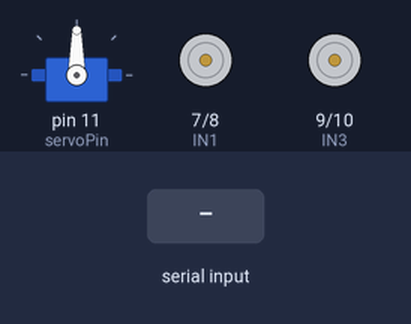
Recording of a sketch running on a simulated Arduino Uno, built with avr-gcc and run on an emulated ATmega328P. Parts: servo, motor-driver pin pairs drawn as motors (green arrow = first pin HIGH = forward, orange = second pin HIGH = backward, longer = more drive, scaled by the enable pin). The test bench sets the inputs (shaded band).

Above: at 1.2 s.
1.3 s: "A,45\n" received over Serial
At 2.5 s:
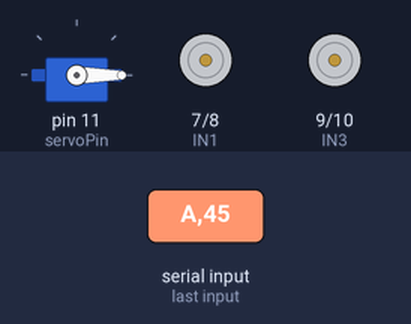
2.8 s: "F90\n" received over Serial
At 3.9 s:
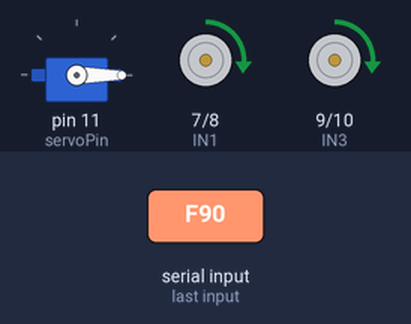
4.3 s: "A90\n" received over Serial
At 5.0 s:
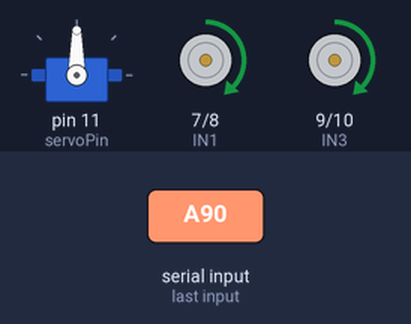
5.8 s: "F,45\n" received over Serial
At 6.2 s:
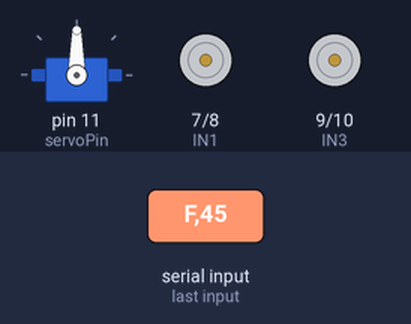
7.3 s: "B90\n" received over Serial
At 8.5 s:
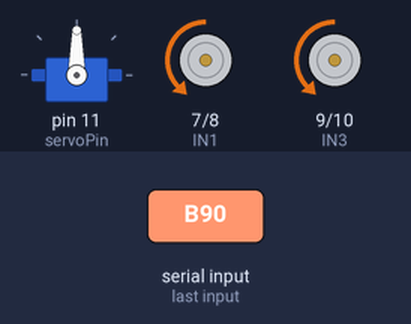
8.8 s: "B,45\n" received over Serial
At 9.7 s:
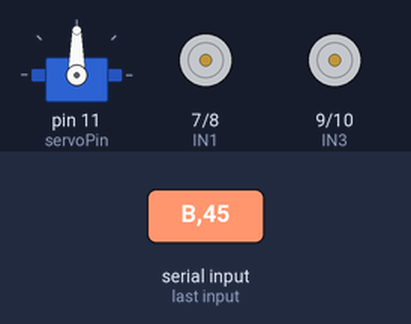
Timing chart, 0 to 11.3 s (numbered marks = the images above; inputs shaded):
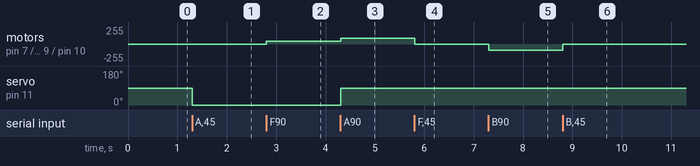

The sketch:

sketch_Motor_Driver_Commands.ino
```cpp
#include <Servo.h>

// Motor Pins
#define ENA 5
#define IN1 7
#define IN2 8
#define ENB 6
#define IN3 9
#define IN4 10

// Servo
Servo steeringServo;
int servoPin = 11;

const int STRAIGHT_ANGLE = 90;

// ----- New state variables -----
int desiredSpeed = 150;        // default desired speed (0-255). change as you like.
int currentSpeed = 0;          // actual PWM applied to motors (may be reduced on sharp turns)
int servoAngle = STRAIGHT_ANGLE;

const float SHARP_REDUCTION_FACTOR = 0.5;  // reduce to 50% on sharp turns
const int SHARP_TURN_THRESHOLD_DEG = 25;   // threshold from straight to consider "sharp" (tunable)

bool movingForward = false;
bool movingReverse = false;

// --------------------------------
String inputString = "";
bool stringComplete = false;

void setup() {
  Serial.begin(9600);

  // Motor setup
  pinMode(ENA, OUTPUT);
  pinMode(IN1, OUTPUT);
  pinMode(IN2, OUTPUT);
  pinMode(ENB, OUTPUT);
  pinMode(IN3, OUTPUT);
  pinMode(IN4, OUTPUT);

  steeringServo.attach(servoPin);
  steeringServo.write(STRAIGHT_ANGLE);

  // initialize speeds
  desiredSpeed = 150; // default; you can change or set via F command
  currentSpeed = 0;
  stopMotors();
}

void loop() {
  if (stringComplete) {
    inputString.trim();
    processCommand(inputString);
    inputString = "";
    stringComplete = false;
  }
  // nothing else needed in loop; motor speed updates happen inside processCommand when needed
}

// Serial receiver (line terminated)
void serialEvent() {
  while (Serial.available()) {
    char inChar = (char)Serial.read();
    if (inChar == '\n') {
      stringComplete = true;
    } else {
      inputString += inChar;
    }
  }
}

void processCommand(String cmd) {
  if (cmd.length() == 0) return;

  // Servo command (A<number>) — update servoAngle but DO NOT change servo logic otherwise
  if (cmd.startsWith("A")) {
    int angle = cmd.substring(1).toInt();
    angle = constrain(angle, 0, 180);
    servoAngle = angle;                       // track angle for sharp-turn detection
    steeringServo.write(angle);
    // If we are moving, immediately re-evaluate motor speed based on new servo angle
    applySpeedAccordingToTurn();
  }

  // Forward: set desiredSpeed (but actual motors will run at currentSpeed which may be reduced)
  else if (cmd.startsWith("F")) {
    String numPart = cmd.substring(1);
    if (numPart.length() > 0) {
      int sp = numPart.toInt();
      sp = constrain(sp, 0, 255);
      desiredSpeed = sp;      // store in variable as requested
    }
    // set moving flags and apply computed currentSpeed
    movingForward = true;
    movingReverse = false;
    applySpeedAccordingToTurn();
  }

  // Reverse: set desiredSpeed and move reverse
  else if (cmd.startsWith("B")) {
    String numPart = cmd.substring(1);
    if (numPart.length() > 0) {
      int sp = numPart.toInt();
      sp = constrain(sp, 0, 255);
      desiredSpeed = sp;
    }
    movingReverse = true;
    movingForward = false;
    // For reverse, we can also reduce speed on sharp turns (optional). Here we'll apply same reduction.
    applySpeedAccordingToTurn();
  }

  // Stop
  else if (cmd.startsWith("S")) {
    movingForward = false;
    movingReverse = false;
    stopMotors();
  }
}

// Compute currentSpeed from desiredSpeed and servoAngle, then command motor driver accordingly
void applySpeedAccordingToTurn() {
  bool isSharp = abs(servoAngle - STRAIGHT_ANGLE) > SHARP_TURN_THRESHOLD_DEG;
  if (isSharp) {
    currentSpeed = (int)(desiredSpeed * SHARP_REDUCTION_FACTOR);
  } else {
    currentSpeed = desiredSpeed;
  }

  // If currently commanded to move forward/reverse, apply the motor commands with currentSpeed
  if (movingForward) {
    moveForward(currentSpeed);
  } else if (movingReverse) {
    moveReverse(currentSpeed);
  } else {
    // not moving; ensure motors are stopped
    stopMotors();
  }
}

// ---------- Motor functions ----------
void moveForward(int pwmSpeed) {
  digitalWrite(IN1, HIGH);
  digitalWrite(IN2, LOW);
  digitalWrite(IN3, HIGH);
  digitalWrite(IN4, LOW);

  analogWrite(ENA, pwmSpeed);
  analogWrite(ENB, pwmSpeed);
}

void moveReverse(int pwmSpeed) {
  digitalWrite(IN1, LOW);
  digitalWrite(IN2, HIGH);
  digitalWrite(IN3, LOW);
  digitalWrite(IN4, HIGH);

  analogWrite(ENA, pwmSpeed);
  analogWrite(ENB, pwmSpeed);
}

void stopMotors() {
  analogWrite(ENA, 0);
  analogWrite(ENB, 0);

  digitalWrite(IN1, LOW);
  digitalWrite(IN2, LOW);
  digitalWrite(IN3, LOW);
  digitalWrite(IN4, LOW);
}
```

Measured:
- after the input at 1.3 s, servo on pin 11 (servoPin): 90° → 0° at once
- after the input at 2.8 s, motor on pin 7 (IN1) / pin 8 (IN2), motor on pin 9 (IN3) / pin 10 (IN4): stopped → forward 45/255 at once
- after the input at 4.3 s, motor on pin 7 (IN1) / pin 8 (IN2), motor on pin 9 (IN3) / pin 10 (IN4): forward 45/255 → forward 90/255 at once; servo on pin 11 (servoPin): 0° → 90° at once
- after the input at 5.8 s, motor on pin 7 (IN1) / pin 8 (IN2), motor on pin 9 (IN3) / pin 10 (IN4): forward 90/255 → stopped at once
- after the input at 7.3 s, motor on pin 7 (IN1) / pin 8 (IN2), motor on pin 9 (IN3) / pin 10 (IN4): stopped → backward 90/255 at once
- after the input at 8.8 s, motor on pin 7 (IN1) / pin 8 (IN2), motor on pin 9 (IN3) / pin 10 (IN4): backward 90/255 → stopped at once
